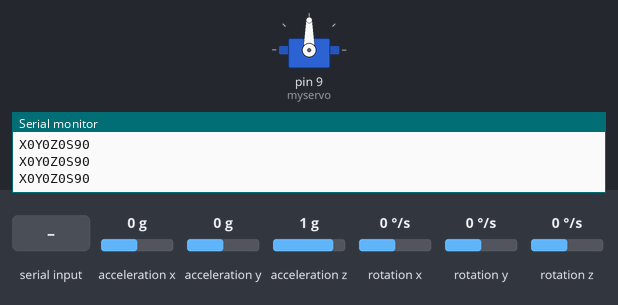
Bench run of a sketch on a simulated Arduino Uno, built with avr-gcc and run on an emulated ATmega328P. On the bench: servo, the last lines printed to the serial monitor. Wiring (inferred from the names in the program): MPU-6050 motion sensor at I2C address 0x68. The inputs (shaded band) are chosen by the test bench; at power-on: rotation z 0 °/s, acceleration x 0 g, acceleration y 0 g, acceleration z 1 g, rotation x 0 °/s, rotation y 0 °/s.

Above: at 1.9 s.
2.0 s: "hand" received over Serial
At 3.7 s:
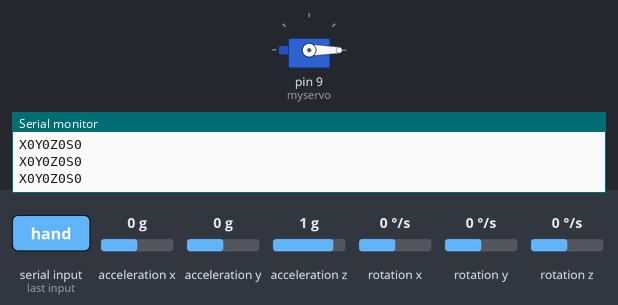
4.5 s: "start" received over Serial
At 5.8 s:
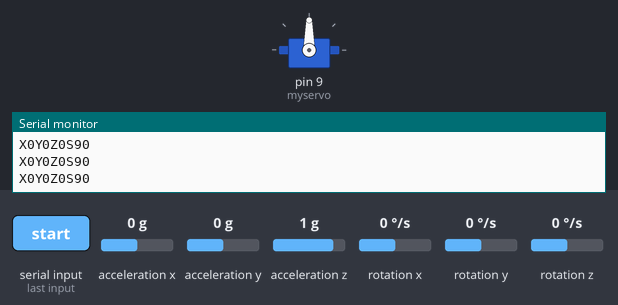
6.1 s: rotation z set to -100 °/s
At 6.56 s:
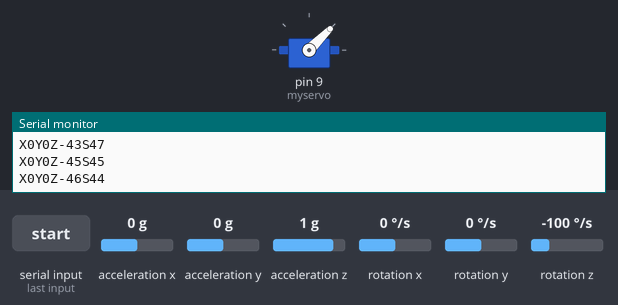
8.2 s: rotation z set to 100 °/s
At 10.18 s:
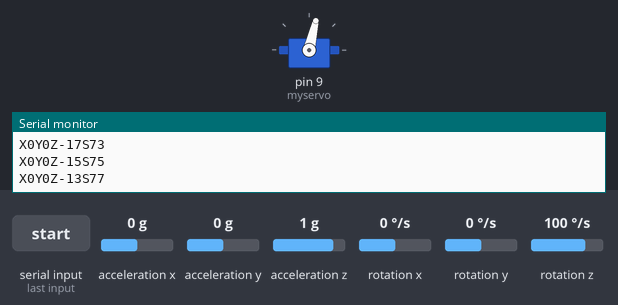
11.2 s: rotation z set to -4 °/s
14.2 s: rotation z set to -192 °/s
Timing chart, 0 to 17.2 s (numbered marks = the images above; inputs shaded):
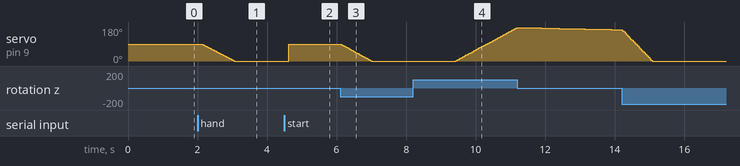

The sketch:

____.ino
```cpp
#include "Wire.h"
#include "I2Cdev.h"  //导入I2C库
#include "MPU6050.h"  //导入MPU6050库
#include<Servo.h>
Servo myservo;
String Angle;
String comdata = "";
String send = "";
boolean state = false;
MPU6050 accelgyro;
unsigned long time1,time2;
unsigned long now, lastTime = 0;
float dt;                                   //微分时间

int16_t ax, ay, az, gx, gy, gz;             //加速度计陀螺仪原始数据
float aax=0, aay=0,aaz=0, agx=0, agy=0, agz=0;    //角度变量
long axo = 0, ayo = 0, azo = 0;             //加速度计偏移量
long gxo = 0, gyo = 0, gzo = 0;             //陀螺仪偏移量

float pi = 3.1415926;
float AcceRatio = 16384.0;                  //加速度计比例系数
float GyroRatio = 131.0;                    //陀螺仪比例系数

uint8_t n_sample = 8;                       //加速度计滤波算法采样个数
float aaxs[8] = {0}, aays[8] = {0}, aazs[8] = {0};         //x,y轴采样队列
long aax_sum, aay_sum,aaz_sum;                      //x,y轴采样和

float a_x[10]={0}, a_y[10]={0},a_z[10]={0} ,g_x[10]={0} ,g_y[10]={0},g_z[10]={0}; //加速度计协方差计算队列
float Px=1, Rx, Kx, Sx, Vx, Qx;             //x轴卡尔曼变量
float Py=1, Ry, Ky, Sy, Vy, Qy;             //y轴卡尔曼变量
float Pz=1, Rz, Kz, Sz, Vz, Qz;             //z轴卡尔曼变量

 const int MPU = 0x68; // MPU6050 I2C address
float AccX, AccY, AccZ;
float GyroX, GyroY, GyroZ;
float accAngleX, accAngleY, gyroAngleX, gyroAngleY, gyroAngleZ;
float roll, pitch, yaw;
float AccErrorX, AccErrorY, GyroErrorX, GyroErrorY, GyroErrorZ;
float elapsedTime, currentTime, previousTime;
int c = 0;
int data1=0;


void setup()
{
  myservo.attach(9);
  time1 = millis();
  Serial.begin(115200);
  Wire.begin();                      // Initialize comunication
  Wire.beginTransmission(MPU);       // Start communication with MPU6050 // MPU=0x68
  Wire.write(0x6B);                  // Talk to the register 6B
  Wire.write(0x00);                  // Make reset - place a 0 into the 6B register
  Wire.endTransmission(true);        //end the transmission


    accelgyro.initialize();                 //初始化

    unsigned short times = 200;             //采样次数
    for(int i=0;i<times;i++)
    {
        accelgyro.getMotion6(&ax, &ay, &az, &gx, &gy, &gz); //读取六轴原始数值
        axo += ax; ayo += ay; azo += az;      //采样和
        gxo += gx; gyo += gy; gzo += gz;

    }

    axo /= times; ayo /= times; azo /= times; //计算加速度计偏移
    gxo /= times; gyo /= times; gzo /= times; //计算陀螺仪偏移
}

void loop()
{
  while (Serial.available() > 0){  //读取上位机发送的信息
        comdata += char(Serial.read());
        delay(2);
  }
  if (comdata.indexOf("start") != -1){  //开始传感器控制舵机
    state = true;
    comdata="";
  }
  else if(comdata.indexOf("stop") != -1){  //停止传感器控制舵机
    state = false;
    comdata="";
  }
  else if(comdata.indexOf("hand") != -1){  //手动控制舵机
        String Angle = comdata.substring(comdata.indexOf("d")+1,comdata.length());
        servocontrol(Angle.toInt(),10);
        comdata="";
  }
  mpu6050();
  if(state){  //若state为true则为传感器控制舵机模式，否则只是采集数据
    myservo.write(int(yaw)+90);
    send = send +"X" + int(agx) +"Y"+int(agy)+"Z"+int(yaw) +"S"+myservo.read();
    Serial.println(send);                      //输出y轴数据
    send ="";
    delay(10);
  }
  else{
    send = send +"X" + int(agx) +"Y"+int(agy)+"Z"+int(yaw) +"S"+myservo.read();
    Serial.println(send);                      //输出y轴数据
    send ="";
    delay(100);
  }
}
void mpu6050(){
    float a;
    float b;
    time2 = millis();
    unsigned long now = millis();             //当前时间(ms)
    dt = (now - lastTime) / 1000.0;           //微分时间(s)
    lastTime = now;                           //上一次采样时间(ms)
    accelgyro.getMotion6(&ax, &ay, &az, &gx, &gy, &gz); //读取六轴原始数值

    float accx = ax / AcceRatio;              //x轴加速度
    float accy = ay / AcceRatio;              //y轴加速度
    float accz = az / AcceRatio;              //z轴加速度

    aax = atan(accy / accz) * (-180) / pi;    //y轴对于z轴的夹角
    aay = atan(accx / accz) * 180 / pi;       //x轴对于z轴的夹角
    aaz = atan(accz / accy) * 180 / pi;       //z轴对于y轴的夹角

    aax_sum = 0;                              // 对于加速度计原始数据的滑动加权滤波算法
    aay_sum = 0;
    aaz_sum = 0;

    for(int i=1;i<n_sample;i++)
    {
        aaxs[i-1] = aaxs[i];
        aax_sum += aaxs[i] * i;
        aays[i-1] = aays[i];
        aay_sum += aays[i] * i;


    }

    aaxs[n_sample-1] = aax;
    aax_sum += aax * n_sample;
    aax = (aax_sum / (11*n_sample/2.0)) * 9 / 7.0; //角度调幅至0-90°
    aays[n_sample-1] = aay;                        //此处应用实验法取得合适的系数
    aay_sum += aay * n_sample;                     //本例系数为9/7
    aay = (aay_sum / (11*n_sample/2.0)) * 9 / 7.0;


    float gyrox = - (gx-gxo) / GyroRatio * dt; //x轴角速度
    float gyroy = - (gy-gyo) / GyroRatio * dt; //y轴角速度

    agx += gyrox;                             //x轴角速度积分
    agy += gyroy;                             //x轴角速度积分


    /* kalman start */
    Sx = 0; Rx = 0;
    Sy = 0; Ry = 0;
    Sz = 0; Rz = 0;

    for(int i=1;i<10;i++)
    {                 //测量值平均值运算
        a_x[i-1] = a_x[i];                      //即加速度平均值
        Sx += a_x[i];
        a_y[i-1] = a_y[i];
        Sy += a_y[i];


    }

    a_x[9] = aax;
    Sx += aax;
    Sx /= 10;                                 //x轴加速度平均值
    a_y[9] = aay;
    Sy += aay;
    Sy /= 10;                                 //y轴加速度平均值


    for(int i=0;i<10;i++)
    {
        Rx += sq(a_x[i] - Sx);
        Ry += sq(a_y[i] - Sy);
        Rz += sq(a_z[i] - Sz);

    }

    Rx = Rx / 9;                              //得到方差
    Ry = Ry / 9;


    Px = Px + 0.0025;                         // 0.0025在下面有说明...
    Kx = Px / (Px + Rx);                      //计算卡尔曼增益
    agx = agx + Kx * (aax - agx);             //陀螺仪角度与加速度计速度叠加
    Px = (1 - Kx) * Px;                       //更新p值

    Py = Py + 0.0025;
    Ky = Py / (Py + Ry);
    agy = agy + Ky * (aay - agy);
    Py = (1 - Ky) * Py;


 // === 读取加速度计数据 === //
  Wire.beginTransmission(MPU);
  Wire.write(0x3B); // Start with register 0x3B (ACCEL_XOUT_H)
  Wire.endTransmission(false);
  Wire.requestFrom(MPU, 6, true); // Read 6 registers total, each axis value is stored in 2 registers
  //For a range of +-2g, we need to divide the raw values by 16384, according to the datasheet
  AccX = (Wire.read() << 8 | Wire.read()) / 16384.0; // X-axis value
  AccY = (Wire.read() << 8 | Wire.read()) / 16384.0; // Y-axis value
  AccZ = (Wire.read() << 8 | Wire.read()) / 16384.0; // Z-axis value
  // Calculating Roll and Pitch from the accelerometer data
  accAngleX = (atan(AccY / sqrt(pow(AccX, 2) + pow(AccZ, 2))) * 180 / PI) - 0.58; // AccErrorX ~(0.58)
  accAngleY = (atan(-1 * AccX / sqrt(pow(AccY, 2) + pow(AccZ, 2))) * 180 / PI) + 1.58; // AccErrorY ~(-1.58)
  // === 读取重力加速度计 === //
  previousTime = currentTime;        // Previous time is stored before the actual time read
  currentTime = millis();            // Current time actual time read
  elapsedTime = (currentTime - previousTime) / 1000; // Divide by 1000 to get seconds
  Wire.beginTransmission(MPU);
  Wire.write(0x43); // Gyro data first register address 0x43
  Wire.endTransmission(false);
  Wire.requestFrom(MPU, 6, true);
  GyroX = (Wire.read() << 8 | Wire.read()) / 131.0;
  GyroY = (Wire.read() << 8 | Wire.read()) / 131.0;
  GyroZ = (Wire.read() << 8 | Wire.read()) / 131.0;
  GyroZ = GyroZ;
  if ((time2-time1)<=3000){                      //获得第3秒的数据
  yaw = yaw + GyroZ * elapsedTime;
  a = yaw;
  }
  if ((time2-time1)<=2000){                     //获得第2秒的数据
   b = yaw;
  }
  if ((time2-time1)>3000){
  yaw = yaw + (GyroZ - (a-b)) * elapsedTime; //修正公式
  }
}
void servocontrol(int toPos,int servoDelay){
        int fromPos = myservo.read();  // 获取当前电机角度值用于“电机运动起始角度值”
        if (fromPos <= toPos){  //如果“起始角度值”小于“目标角度值”
          for (int i=fromPos; i<=toPos; i++){
            myservo.write(i);
            send = send +"X" + int(agx) +"Y"+int(agy)+"Z"+int(yaw) +"S"+myservo.read();
            Serial.println(send);
            send = "";
            delay (servoDelay);
          }
        }
        else { //否则“起始角度值”大于“目标角度值”
            for (int i=fromPos; i>=toPos; i--){
              myservo.write(i);
              send = send +"X" + int(agx) +"Y"+int(agy)+"Z"+int(yaw) +"S"+myservo.read();
              Serial.println(send);
              send = "";
              delay (servoDelay);
            }
           }
}
```

Measured:
- after the input at 2.0 s, servo on pin 9 (myservo): moves from 90° to 0° over 0.94 s, starting after 0.12 s
- after the input at 4.5 s, servo on pin 9 (myservo): 0° → 90° after 0.13 s
- after the input at 6.1 s, servo on pin 9 (myservo): moves from 90° to 0° over 0.90 s, starting at once
- after the input at 8.2 s, servo on pin 9 (myservo): moves from 0° to 177° over 1.8 s, starting after 1.2 s
